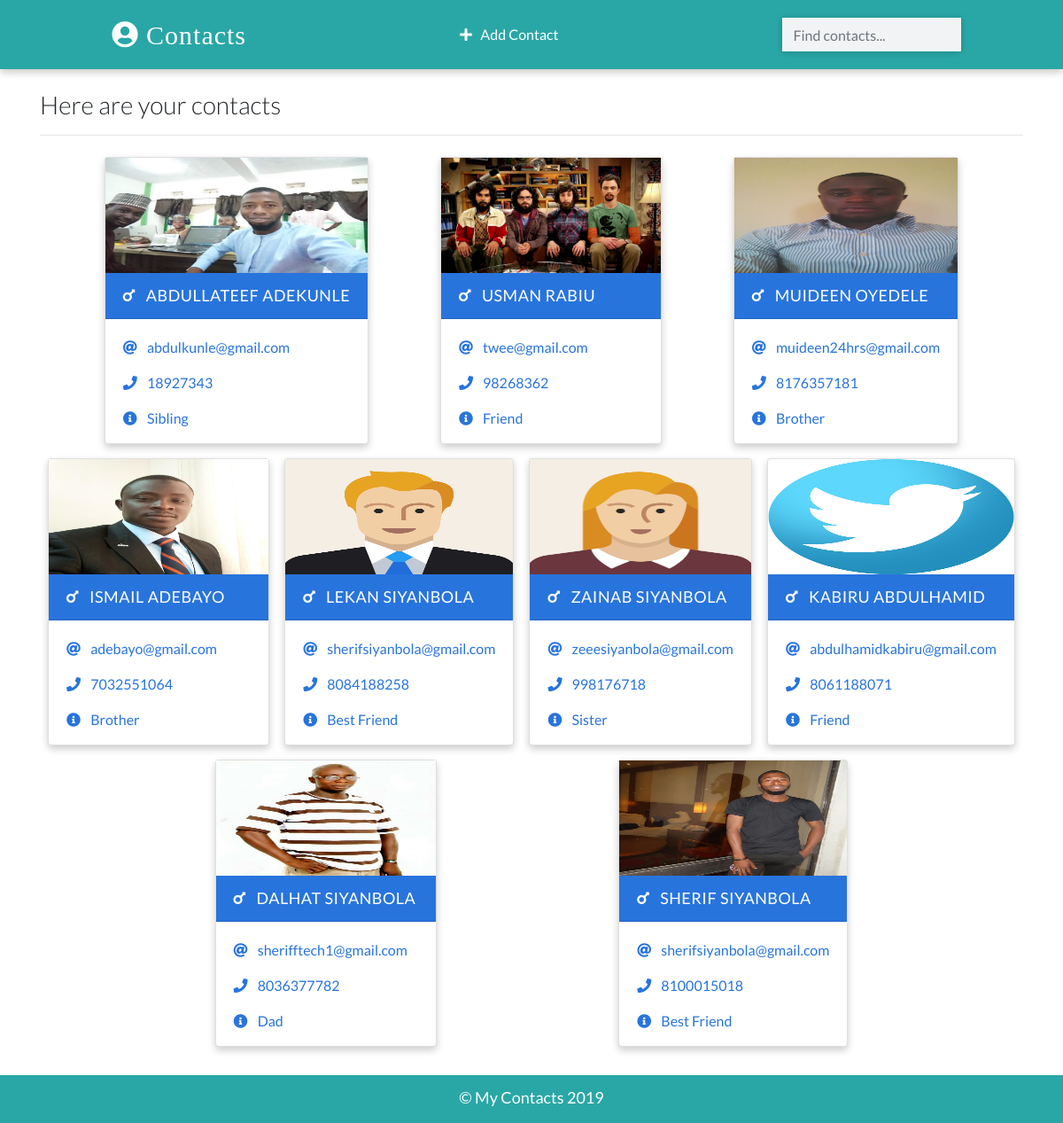
The app's page /, older data.
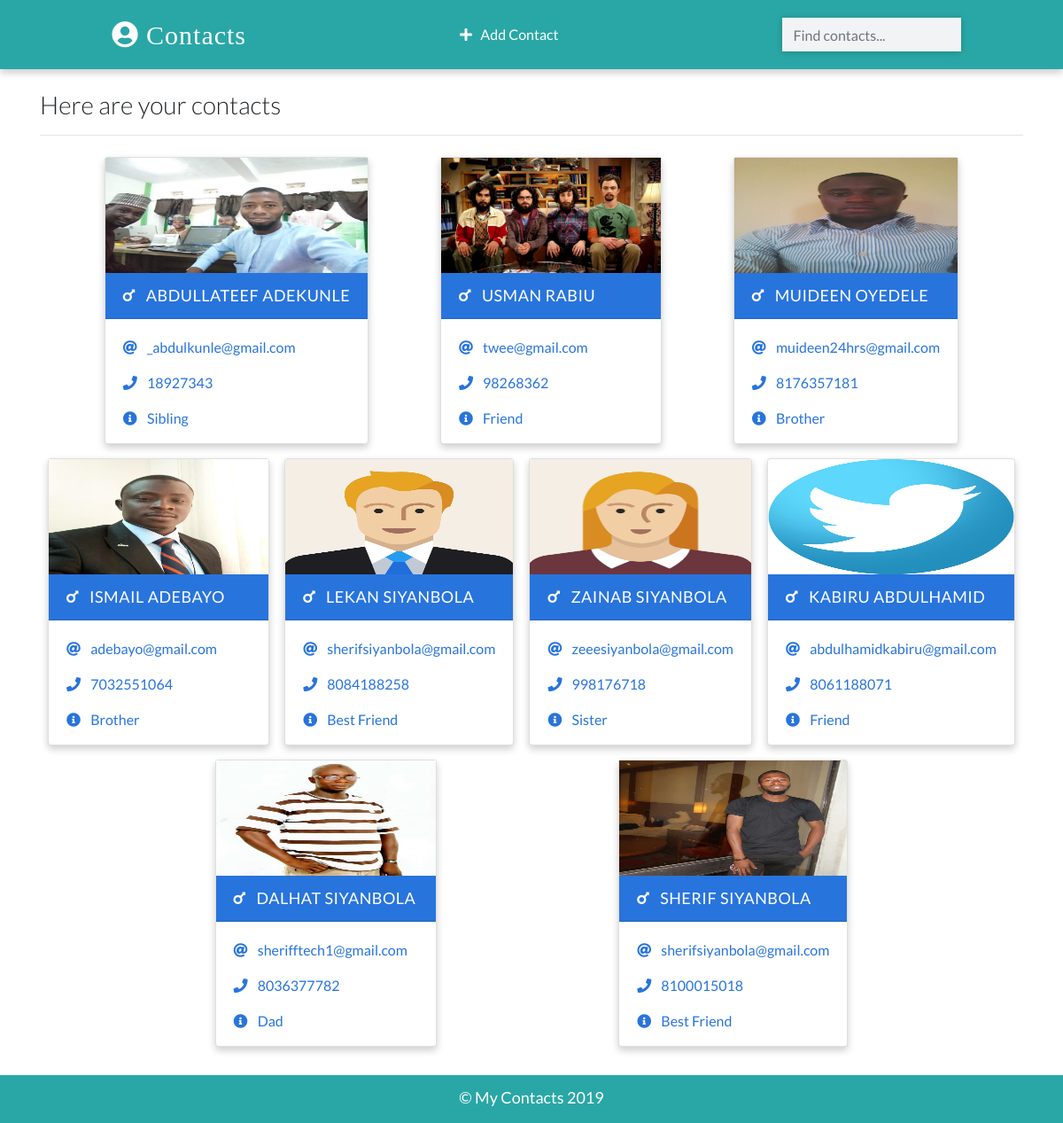
The same page, newer data.
### app/models.py (models this page shows, shortened)
class Contact(models.Model):
    name = models.CharField(max_length=100)
    email = models.EmailField(max_length=100)
    phone = models.IntegerField()
    info = models.CharField(max_length=100)
    gender = models.CharField(max_length=100, choices=(
        ('male', 'Male'),
        ('female', 'Female')
    ))
    image = models.ImageField(upload_to='images/', blank=True)
    date_added = models.DateTimeField(default=datetime.now)
    class Meta:
        ordering = ['-id']

### app/views.py (the view)
# urls.py: path('',views.HomePageView.as_view(), name="home"),
class HomePageView(ListView):
    template_name = 'index.html'
    model = Contact
    context_object_name = 'contacts'

### templates/index.html (shortened to what this page needs)
{% extends 'base.html' %}
{% load static %}
{% block content %}
<div class="container">
    <h3 class="heading font-weight-light">Here are your contacts</h3>
    <hr />
</div>
  <div class="container main-part">
  {% if  contacts %}
  {% for contact in contacts%}
    {% include 'partials/_card.html' %}
  {% endfor %}
  {% else %}
  <p class="d-block font-weight-light my-2 heading">You have not saved any contact yet</p>
  {% endif %}
</div>
{% endblock content %}

### templates/partials/_card.html (shortened to what this page needs)
{% load static %}
 {% if  contact.gender == 'male' %}
    <div class="card my-2 mx-2 boy-card {% if 'detail' in request.path %} mx-auto w-25 {% endif %}">
      <img src="{% if contact.image %}
      {{contact.image.url}}
      {% else %}
      {% static 'images/boy.png'%}
      {% endif %}" class="img-fluid" />
      <div class="card-header">
        <a href="{% url 'detail' contact.id %}" class="text-white header-link"
          ><i class="fas fa-mars mr-2"></i> {{contact.name}} </a
        >
      </div>
      <div class="card-body pb-0">
        <p>
          <i class="fas fa-at mr-2"></i>
          <a href="mailto:{{contact.email}}">{{contact.email}}</a>
        </p>
        <p>
          <i class="fas fa-phone mr-2"></i>
          <a href="tel:{{contact.number}}">{{contact.phone}}</a>
        </p>
        <p><i class="fas fa-info-circle mr-2"></i> {{contact.info}}</p>
      </div>
    </div>
  {% else %}
      <div class="card my-2 mx-2 boy-card">
      <img src= "{% if contact.image %}
      {{contact.image.url}}
      {% else %}
      {% static 'images/girl.png'%}
      {% endif %}" class="img-fluid" />
      <div class="card-header">
        <a href="{% url 'detail' contact.id %}" class="text-white header-link"
          ><i class="fas fa-mars mr-2"></i> {{contact.name}} </a>
      </div>
      <div class="card-body pb-0">
        <p>
          <i class="fas fa-at mr-2"></i>
          <a href="mailto:{{contact.email}}">{{contact.email}}</a>
        </p>
        <p>
          <i class="fas fa-phone mr-2"></i>
          <a href="tel:{{contact.number}}">{{contact.phone}}</a>
        </p>
        <p><i class="fas fa-info-circle mr-2"></i> {{contact.info}}</p>
      </div>
    </div>
  {% endif %}

Row changes from the older to the newer data that the page shows:
changed Contact "ABDULLATEEF ADEKUNLE": email "abdulkunle@gmail.com" → "_abdulkunle@gmail.com"
